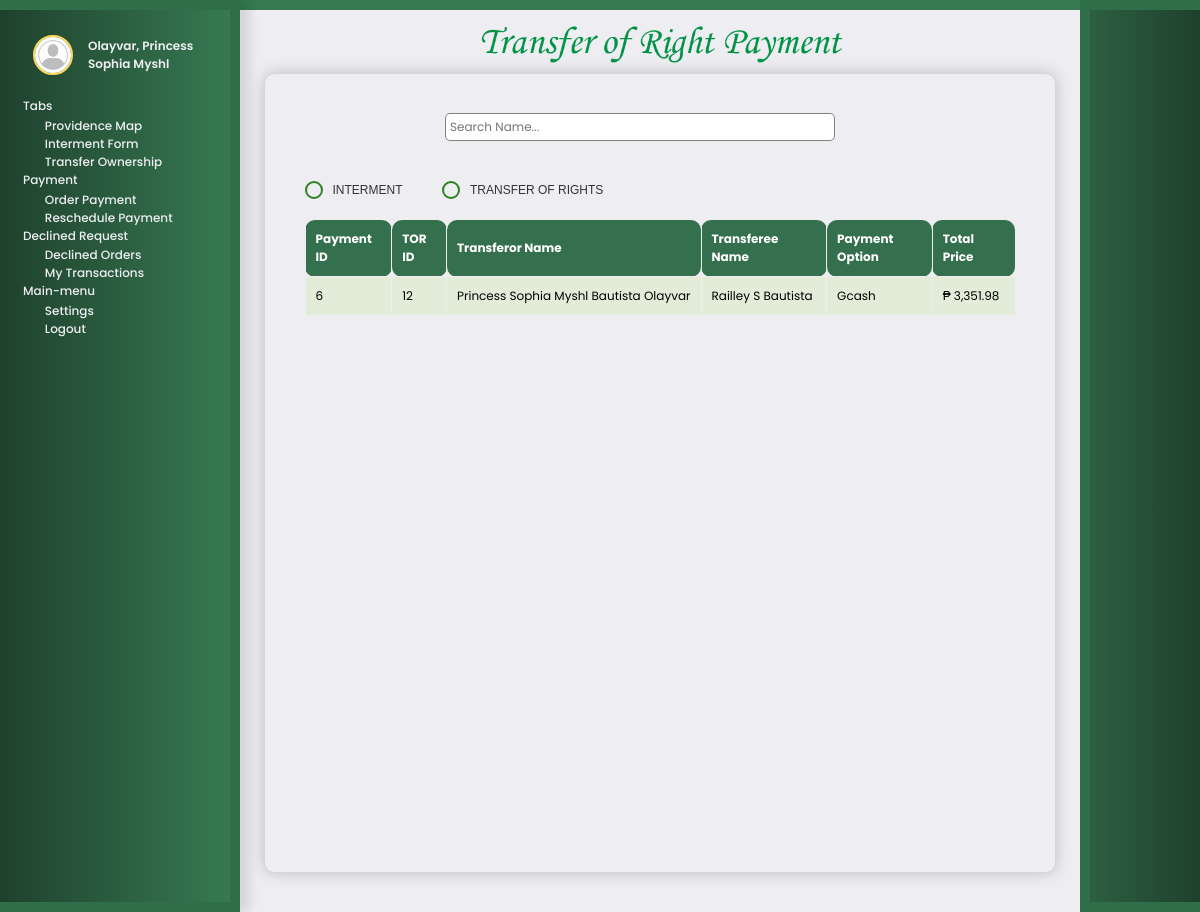
Page /customerToRpayment.php?Id=27 on the committed database.
### tables this page shows
CREATE TABLE `tbl_accounts` (
  `ACCOUNT_ID` int(11) NOT NULL,
  `NAME` varchar(50) NOT NULL,
  `EMAIL` varchar(100) NOT NULL,
  `LASTNAME` varchar(100) NOT NULL,
  `FIRSTNAME` varchar(100) NOT NULL,
  `MIDDLENAME` varchar(100) NOT NULL,
  `PASSWORD` varchar(50) NOT NULL,
  `CONTACT` varchar(50) NOT NULL,
  `ADDRESS` longtext NOT NULL,
  `POSITION` varchar(60) NOT NULL,
  `PROFILE` varchar(100) NOT NULL
);

CREATE TABLE `payment_tor` (
  `ID` int(11) NOT NULL,
  `STATUS` varchar(100) NOT NULL,
  `TOR_ID` int(11) NOT NULL,
  `ACCOUNT_ID` int(100) NOT NULL,
  `FRONTDESK_ID` int(100) NOT NULL,
  `PAYMENT_OPTION` varchar(100) NOT NULL,
  `TOTAL_PRICE` varchar(255) NOT NULL
);

CREATE TABLE `transfer_of_rights` (
  `ID` int(11) NOT NULL,
  `CUSTOMER_ID` int(11) NOT NULL,
  `STATUS` varchar(100) NOT NULL,
  `TRANSFEROR_NAME` varchar(1000) NOT NULL,
  `TRANSFEROR_STATUS` varchar(100) NOT NULL,
  `TRANSFEROR_SPOUSE` varchar(1000) NOT NULL,
  `TRANSFEROR_ADDRESS` varchar(1000) NOT NULL,
  `TRANSFEREE_NAME` varchar(1000) NOT NULL,
  `TRANSFEREE_STATUS` varchar(100) NOT NULL,
  `TRANSFEREE_SPOUSE` varchar(1000) NOT NULL,
  `TRANSFEREE_ADDRESS` varchar(1000) NOT NULL,
  `LOCATION_ID` int(11) NOT NULL,
  `LOT_DESCRIPTION` varchar(1000) NOT NULL,
  `TYPE_OF_LOT` varchar(100) NOT NULL,
  `CONTRACT_PRICE` varchar(1000) NOT NULL,
  `DATE_OF_TRANSFER` varchar(100) NOT NULL,
  `DAY_OF_TRANSFER` varchar(100) NOT NULL,
  `TIME_OF_TRANSFER` varchar(1000) NOT NULL,
  `PAYMENT_OPTION` varchar(40) NOT NULL,
  `TRANSFEROR_FILE1` varchar(1000) NOT NULL,
  `TRANSFEROR_FILE2` varchar(1000) NOT NULL,
  `TRANSFEREE_FILE1` varchar(1000) NOT NULL,
  `TRANSFEREE_FILE2` varchar(1000) NOT NULL,
  `TOR_PDF` varchar(100) NOT NULL,
  `TOTAL_PRICE` varchar(100) NOT NULL
);

### customerToRpayment.php (the view, shortened to what this page needs)
<!DOCTYPE html>
<html>
<head>
        <link rel="stylesheet" href="customerintermentpayment.css">
    <link rel="stylesheet" href="customerintermentpayment_mediaquery.css">
        <link rel="stylesheet" href="customersidebar.css" type="text/css" />
</head>
<?php
include 'dbconnection.php';
$account_id = isset($_GET['Id']) ? intval($_GET['Id']) : 0;
if ($account_id > 0) {
    $query = "SELECT * FROM tbl_accounts WHERE ACCOUNT_ID = ?";
    $stmt = $conn->prepare($query);
    $stmt->bind_param("i", $account_id);
    $stmt->execute();
    $result = $stmt->get_result();
    if ($result->num_rows > 0) {
        $account = $result->fetch_assoc();
    } else {
        echo "Account not found.";
        exit;
    }
} else {
    echo "Invalid account ID.";
    exit;
}
?>
<div class="toggle-btn">
</div>
<body>
<?php
 include "customeraside.php";
 ?>
    <div class="internmentform">
    <h1><img src="pictures/TORpayment.png" alt=""></h1>
<div class="detailstable">
<div class="search-bar">
        <input type="text" id="search-input" placeholder="Search Name..." onkeyup="filterTable()">
        <button type="button" onclick="filterTable()"><ion-icon name="search-outline"></ion-icon></button>
    </div>
<div class="radiotransfer">
    <label>
        <input type="radio" name="pageSelection" id="interment" onclick="navigatePage()"> INTERMENT
    </label>
    <label>
        <input type="radio" name="pageSelection" id="transferOfRights" onclick="navigatePage()"> TRANSFER OF RIGHTS
    </label>
</div>
<?php
include "dbconnection.php";
$sql = "SELECT * FROM payment_tor WHERE STATUS = 'pending' AND ACCOUNT_ID = '" . urlencode($_GET['Id']) . "'";
$result = mysqli_query($conn, $sql);
echo "
<center>
<table border=1 id='product-table'>
    <thead>
        <tr>
            <th>Payment ID</th>
            <th>TOR ID</th>
            <th>Transferor Name</th>
            <th>Transferee Name</th>
            <th>Payment Option</th>
            <th>Total Price</th>
        </tr>
    </thead>
    <tbody>
";
while ($row = mysqli_fetch_assoc($result)) {
    $INTERMENTID = $row['TOR_ID'];
    $deceasednameQuery = "SELECT TRANSFEREE_NAME,TRANSFEROR_NAME FROM transfer_of_rights WHERE ID = $INTERMENTID";
    $deceasednameResult = mysqli_query($conn, $deceasednameQuery);
    if ($deceasednameResult) {
        $deceasednameRow = mysqli_fetch_assoc($deceasednameResult);
        if ($deceasednameRow) {
            $fullName = $deceasednameRow['TRANSFEREE_NAME'];
            $TRANSFERORfullName = $deceasednameRow['TRANSFEROR_NAME'];
        } else {
            $fullName = "No name found";
        }
    } else {
        echo "Error fetching deceased name: " . mysqli_error($conn);
        continue;
    }
    echo "
    <tr class='clickable-row' data-href='customer_tor_paymentdetails.php?id=" . htmlspecialchars($row['ID']) . "&account_id=" .$account_id. "'>
        <td>" . htmlspecialchars($row['ID']) . "</td>
        <td>" . htmlspecialchars($row['TOR_ID']) . "</td>
        <td>" . htmlspecialchars($TRANSFERORfullName) . "</td>
        <td>" . htmlspecialchars($fullName) . "</td>
        <td>" . htmlspecialchars($row['PAYMENT_OPTION']) . "</td>
        <td>₱ " . htmlspecialchars($row['TOTAL_PRICE']) . "</td>
    </tr>";
}
echo "
    </tbody>
</table>
</center>
";
?>
</div>
</div>
    <div class="rightbackground">
        <model-viewer id="myModelViewer" src="3dmodels/accountlogorevised.gltf" alt="A 3D model of a walking character"
            shadow-intensity="0.5" ar animation-name="animation_name" autoplay="speed: 0.5"
            class="providence3dlogo" camera-orbit="180deg 90deg 150m">
        </model-viewer>
        <model-viewer id="myModelViewer" src="3dmodels/LOTOWNERTEXT.gltf" alt="A 3D model of a walking character"
            shadow-intensity="3" ar animation-name="animation_name" autoplay="speed: 0.5"
            class="admintext3d" camera-orbit="10deg 90deg 300m" camera-controls>
        </model-viewer>
    </div>
</body>
</html>

### customeraside.php
<aside class="sidebar">
	<div class="logo">
    <?php
    if(empty($account['PROFILE'])) {
        $default_profile_photo = "defaultprofile.jpeg";
        echo '<img src="profilepics/' . $default_profile_photo . '" alt="logo">';
    } else {
        echo '<img src="profilepics/' . htmlspecialchars($account['PROFILE']) . '" alt="logo">';
    }
    ?>
    <h2><?php echo htmlspecialchars($account['LASTNAME'] . ', ' . $account['FIRSTNAME']); ?></h2>
    </div>
        <div class="wrapper">
		<ul class="links">
            <ul>
                <h4>Tabs</h4>
                <li>
                    <span class="material-symbols-outlined"><ion-icon name="folder-outline"></ion-icon></span>
                    <a href="customermap.php?Id=<?php echo urlencode($_GET['Id']); ?>">Providence Map</a>
                </li>
                <li>
                    <span class="material-symbols-outlined"><ion-icon name="document-outline"></ion-icon></span>
                    <a href="intermentform.php?Id=<?php echo urlencode($_GET['Id']); ?>">Interment Form</a>
                </li>
                <li>
                    <span class="material-symbols-outlined"><ion-icon name="send-outline"></ion-icon></span>
                    <a href="transferownership.php?Id=<?php echo urlencode($_GET['Id']); ?>">Transfer Ownership</a>
                </li>
                <h4>Payment</h4>
                <li>
                    <span class="material-symbols-outlined"><ion-icon name="cash-outline"></ion-icon></span>
                    <a href="customerintermentpayment.php?Id=<?php echo urlencode($_GET['Id']); ?>">Order Payment</a>
                </li>
                <li>
                    <span class="material-symbols-outlined"><ion-icon name="calendar-number-outline"></ion-icon></span>
                    <a href="customer_reschedule_intermentpayment.php?Id=<?php echo urlencode($_GET['Id']); ?>">Reschedule Payment</a>
                </li>
                <h4>Declined Request</h4>
                <li>
                    <span class="material-symbols-outlined"><ion-icon name="alert-outline"></ion-icon></span>
                    <a href="customer_declinedinterment.php?Id=<?php echo urlencode($_GET['Id']); ?>">Declined Orders</a>
                </li>
                <li>
                    <span class="material-symbols-outlined"><ion-icon name="file-tray-full-outline"></ion-icon></span>
                    <a href="customertransaction.php?Id=<?php echo urlencode($_GET['Id']); ?>">My Transactions</a>
                </li>
                <h4>Main-menu</h4>
                <li>
				<span class="material-symbols-outlined"><ion-icon name="settings-outline"></ion-icon></span>
                    <a href="accountsettings.php?Id=<?php echo urlencode($_GET['Id']); ?>">Settings</a>
                </li>
                <li class="logout-link">
				<span class="material-symbols-outlined"><ion-icon name="log-out-outline"></ion-icon></span>
                    <a href="index.php">Logout</a>
                </li>
            </ul>
        </div>
    </aside>

### customerintermentpayment_mediaquery.css (style rules this page uses)
:root { --darkgreen:#16423C; --green:#3da542; --semidarkgreen:#266529; --lightgreen:#7fd175; --black:#343131; --lightblack:#CACACA; --pureblack:#191919; --white:#eeeef2; --khaki:#FFF5E0; --yellow:#FFD95A; }
@media (max-width: 1680px) { .radiotransfer label { font-size: 16px; } }
@media (max-width: 1680px) { table { font-size: 16px; } }
@media (max-width: 1680px) { .internmentform { padding-left: 2%; padding-right: 2%; } }
@media (max-width: 1440px) { .radiotransfer label { font-size: 14px; } }
@media (max-width: 1440px) { table { font-size: 14px; } }
@media (max-width: 1440px) { .internmentform { padding-left: 2%; padding-right: 2%; } }
@media (max-width: 1280px) { .radiotransfer label { font-size: 12px; } }
@media (max-width: 1280px) { table { font-size: 12px; } }
@media (max-width: 1280px) { .internmentform { padding-left: 2%; padding-right: 2%; } }
@media (max-width: 1280px) { .search-bar input { padding: 4px; width: 50%; font-size: 12px; } }
@media (max-width: 1280px) { .search-bar button { font-size: 20px; } }

### customersidebar.css (style rules this page uses)
:root { --darkgreen:#16423C; --green:#3da542; --semidarkgreen:#266529; --lightgreen:#7fd175; --black:#343131; --lightblack:#CACACA; --pureblack:#191919; --white:#eeeef2; --khaki:#FFF5E0; --yellow:#FFD95A; }
@media (max-width: 1760px) { .logo img { width: 57px; height: 57px; } }
@media (max-width: 1760px) { .logo h2 { font-size: 16px; } }
@media (max-width: 1760px) { .sidebar .links { font-size: 16px; margin-top: 0%; } }
@media (max-width: 1600px) { .logo img { width: 55px; height: 55px; } }
@media (max-width: 1600px) { .logo h2 { font-size: 15px; } }
@media (max-width: 1600px) { .sidebar .links { font-size: 15px; margin-top: 0%; } }
@media (max-width: 1366px) { .logo { width: 80%; } }
@media (max-width: 1366px) { .logo img { width: 45px; height: 45px; } }
@media (max-width: 1366px) { .logo h2 { font-size: 14px; } }
@media (max-width: 1366px) { .sidebar { padding-left: 0; } }
@media (max-width: 1366px) { .wrapper { width: 80%; margin-top: 5%; } }
@media (max-width: 1366px) { .sidebar .links { font-size: 14px; margin-top: 0%; padding: 0; width: 100%; } }
@media (max-width: 1366px) { .sidebar .logo { color: #eeeef2; display: flex; align-items: center; padding: 25px 10px 15px; margin-bottom: 1%; } }
@media (max-width: 1366px) { .links h4 { margin-bottom: 1%; } }
@media (max-width: 1366px) { .links li a { padding: 0%; text-align: left; } }
@media (max-width: 1366px) { .links li { padding: 0%; width: 100%; } }
@media (max-width: 1366px) { .links li span { margin-right: 1%; padding-top: 4%; padding-bottom: 4%; transition: all 0.3s ease; } }
@media (max-width: 1280px) { .logo { width: 80%; } }
@media (max-width: 1280px) { .logo img { width: 40px; height: 40px; } }
@media (max-width: 1280px) { .logo h2 { font-size: 12px; } }
@media (max-width: 1280px) { .sidebar { padding-left: 0; } }
@media (max-width: 1280px) { .wrapper { width: 80%; margin-top: 2%; } }
@media (max-width: 1280px) { .sidebar .links { font-size: 12px; margin-top: 0%; padding: 0; width: 100%; } }
@media (max-width: 1280px) { .sidebar .logo { color: #eeeef2; display: flex; align-items: center; padding: 25px 10px 15px; margin-bottom: 1%; } }
@media (max-width: 1280px) { .links h4 { margin-bottom: 1%; } }
@media (max-width: 1280px) { .links li a { padding: 0%; text-align: left; } }
@media (max-width: 1280px) { .links li { padding: 0%; width: 100%; } }
@media (max-width: 1280px) { .links li span { margin-right: 1%; padding-top: 4%; font-size: 13px; padding-bottom: 4%; transition: all 0.3s ease; } }

### rows in the picture
tbl_accounts: LASTNAME+FIRSTNAME "Olayvar, Princess Sophia Myshl"
payment_tor: ID "6", TOR_ID "12", transfer_of_rights.TRANSFEROR_NAME "Princess Sophia Myshl Bautista Olayvar", transfer_of_rights.TRANSFEREE_NAME "Railley S Bautista", PAYMENT_OPTION "Gcash", TOTAL_PRICE "3,351.98"
